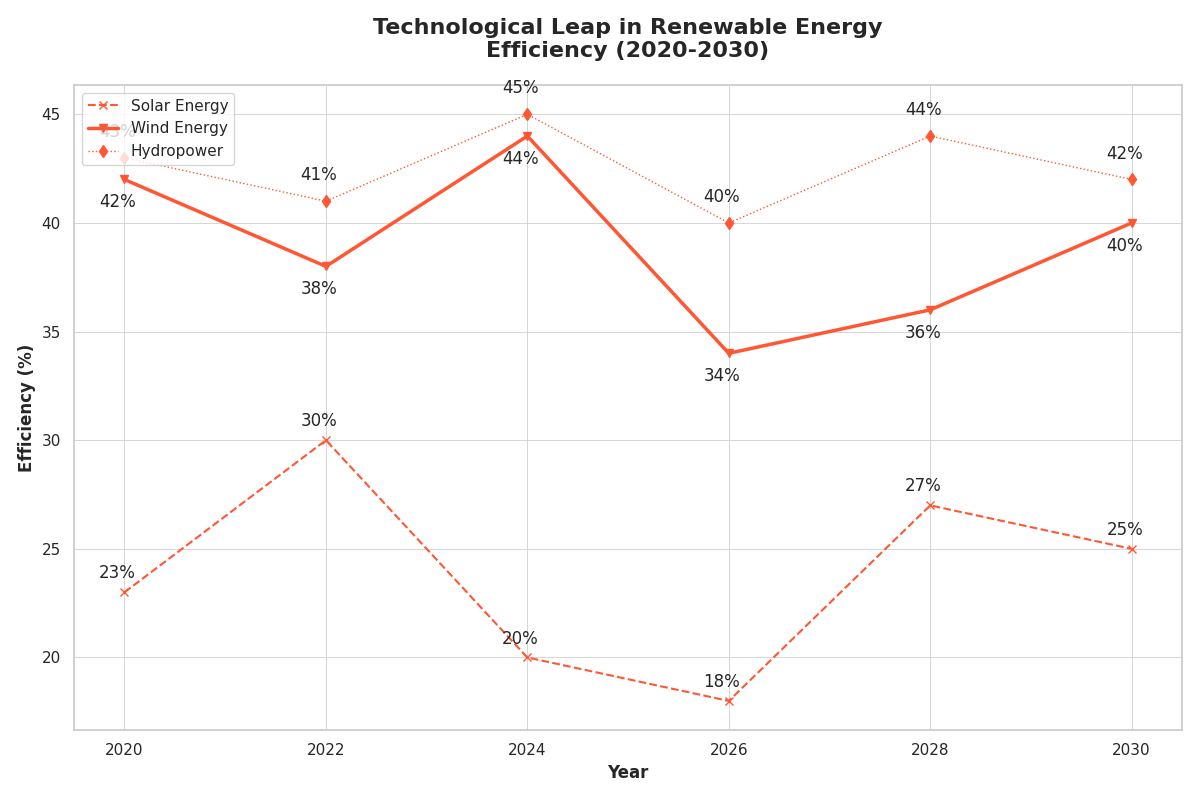

The Python source for this figure:
import matplotlib.pyplot as plt
import numpy as np

years = np.array([2020, 2022, 2024, 2026, 2028, 2030])

# Randomly altered efficiencies while preserving dimensionality
solar_efficiency = np.array([23, 30, 20, 18, 27, 25])  # shuffled
wind_efficiency = np.array([42, 38, 44, 34, 36, 40])  # shuffled
hydropower_efficiency = np.array([43, 41, 45, 40, 44, 42])  # shuffled

fig, ax = plt.subplots(figsize=(12, 8))

consistent_color = '#FF5733'
ax.plot(years, solar_efficiency, marker='x', linestyle='--', color=consistent_color, linewidth=1.5, label='Solar Energy')
ax.plot(years, wind_efficiency, marker='v', linestyle='-', color=consistent_color, linewidth=2.5, label='Wind Energy')
ax.plot(years, hydropower_efficiency, marker='d', linestyle=':', color=consistent_color, linewidth=1, label='Hydropower')

for (year, sol_eff, win_eff, hyd_eff) in zip(years, solar_efficiency, wind_efficiency, hydropower_efficiency):
    ax.annotate(f'{sol_eff}%', (year, sol_eff), textcoords="offset points", xytext=(-5,10), ha='center')
    ax.annotate(f'{win_eff}%', (year, win_eff), textcoords="offset points", xytext=(-5,-20), ha='center')
    ax.annotate(f'{hyd_eff}%', (year, hyd_eff), textcoords="offset points", xytext=(-5,15), ha='center')

ax.grid(True, which='major', linestyle='-', linewidth=0.75, color='lightgray', alpha=0.9)

ax.set_xlabel('Year', fontsize=12, fontweight='bold')
ax.set_ylabel('Efficiency (%)', fontsize=12, fontweight='bold')
ax.set_title('Technological Leap in Renewable Energy\nEfficiency (2020-2030)', fontsize=16, fontweight='bold', pad=20)
ax.set_xticks(years)
ax.legend(loc='upper left')

plt.tight_layout()
plt.show()
